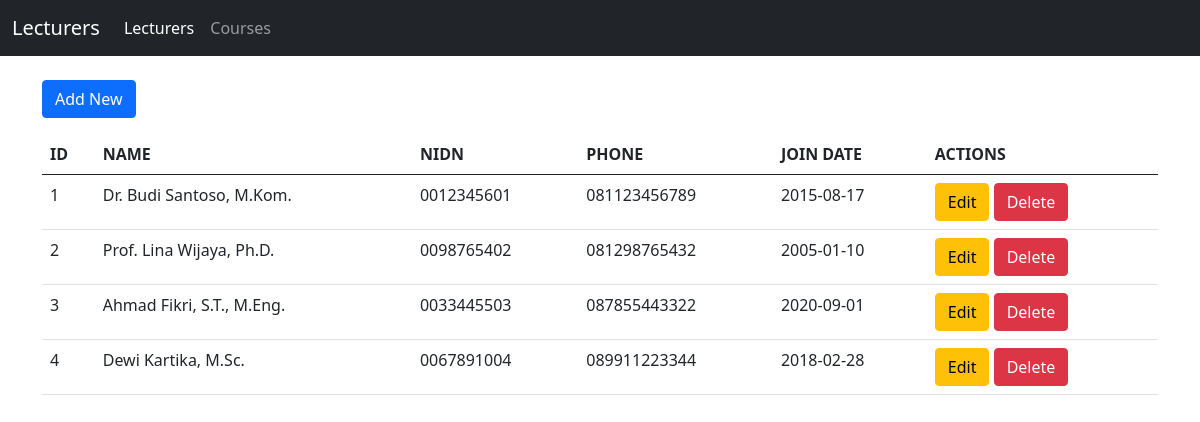
The app's page /tp_mvc25/lecturer.php with its own data.
### tables this page shows
CREATE TABLE `lecturers` (
  `id` int(11) NOT NULL,
  `name` varchar(255) NOT NULL,
  `nidn` varchar(20) NOT NULL,
  `phone` varchar(15) NOT NULL,
  `join_date` date NOT NULL
);

### tp_mvc25/controllers/LecturersController.php (called while the page is built, shortened)
<?php
include_once("models/Lecturers.php");
include_once("views/LecturersView.php");
class LecturersController
{
    private $lecturer;
    function __construct()
    {
        $this->lecturer = new Lecturers(
            Connection::$db_host,
            Connection::$db_user,
            Connection::$db_pass,
            Connection::$db_name
        );
    }
    public function index()
    {
        $this->lecturer->open();
        $this->lecturer->getLecturers();
        $data = [];
        while ($row = $this->lecturer->getResult()) {
            $data[] = $row;
        }
        $view = new LecturersView();
        $view->render($data);
    }
}

### tp_mvc25/views/LecturersView.php (the view, shortened to what this page needs)
<?php
class LecturersView
{
    public function render($data)
    {
        $no = 1;
        $rows = "";
        foreach ($data as $row) {
            list($id, $name, $nidn, $phone, $join_date) = $row;
            $rows .= "
                <tr>
                    <td>{$no}</td>
                    <td>{$name}</td>
                    <td>{$nidn}</td>
                    <td>{$phone}</td>
                    <td>{$join_date}</td>
                    <td>
                        <a href='lecturer.php?action=edit&id={$id}' class='btn btn-warning'>Edit</a>
                        <a href='lecturer.php?delete={$id}' class='btn btn-danger'>Delete</a>
                    </td>
                </tr>
            ";
            $no++;
        }
    }
}

### records on screen
lecturers: name "Dr. Budi Santoso, M.Kom.", nidn "0012345601", phone "081123456789", join_date "2015-08-17"
lecturers: name "Prof. Lina Wijaya, Ph.D.", nidn "0098765402", phone "081298765432", join_date "2005-01-10"
lecturers: name "Ahmad Fikri, S.T., M.Eng.", nidn "0033445503", phone "087855443322", join_date "2020-09-01"
lecturers: name "Dewi Kartika, M.Sc.", nidn "0067891004", phone "089911223344", join_date "2018-02-28"

### other values on screen
$this->content "Lecturers Lecturers Courses Add New ID NAME NIDN PHONE JOIN DATE ACTIONS"
